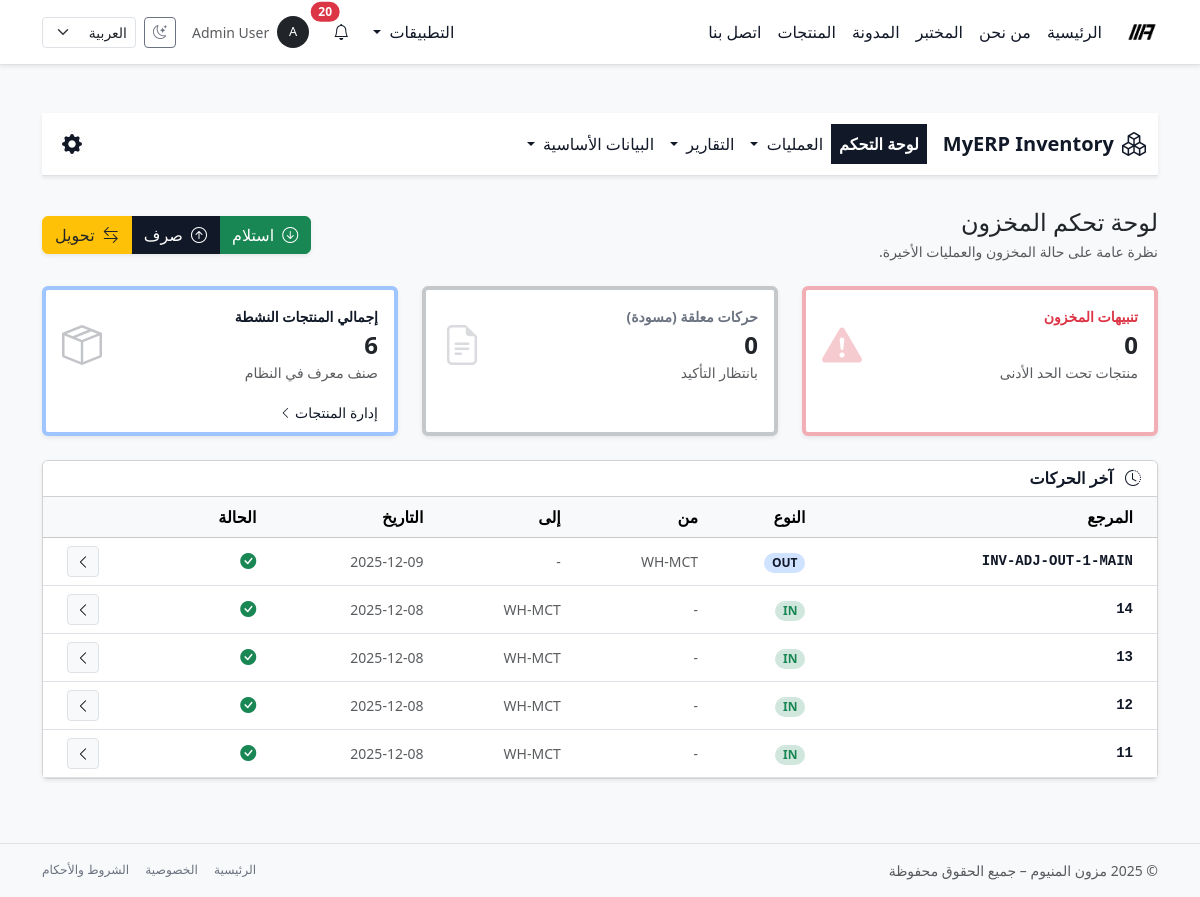
/ar/inventory/ (signed in), run on the app's committed database.
### inventory/models.py (models this page shows, shortened)
class StockMove(BaseModel):
    class MoveType(models.TextChoices):
        IN = "in", _("حركة واردة")
        OUT = "out", _("حركة صادرة")
        TRANSFER = "transfer", _("تحويل داخلي")
    class Status(models.TextChoices):
        DRAFT = "draft", _("مسودة")
        DONE = "done", _("منفذة")
        CANCELLED = "cancelled", _("ملغاة")
    move_type = models.CharField(
        max_length=20, choices=MoveType.choices, default=MoveType.IN, verbose_name=_("نوع الحركة")
    )
    adjustment = models.ForeignKey(
        "inventory.InventoryAdjustment",
        on_delete=models.SET_NULL,
        null=True,
        blank=True,
        related_name="stock_moves",
        verbose_name=_("وثيقة الجرد المرتبطة"),
        help_text=_("يتم تعبئته آلياً إذا كانت الحركة ناتجة عن تسوية جردية.")
    )
    from_warehouse = models.ForeignKey(Warehouse, on_delete=models.PROTECT, null=True, blank=True,
                                       related_name="outgoing_moves", verbose_name=_("من مستودع"))
    from_location = models.ForeignKey(StockLocation, on_delete=models.PROTECT, null=True, blank=True,
                                      related_name="outgoing_moves", verbose_name=_("من موقع"))
    to_warehouse = models.ForeignKey(Warehouse, on_delete=models.PROTECT, null=True, blank=True,
                                     related_name="incoming_moves", verbose_name=_("إلى مستودع"))
    to_location = models.ForeignKey(StockLocation, on_delete=models.PROTECT, null=True, blank=True,
                                    related_name="incoming_moves", verbose_name=_("إلى موقع"))
    move_date = models.DateTimeField(default=timezone.now, verbose_name=_("تاريخ الحركة"))
    status = models.CharField(max_length=20, choices=Status.choices, default=Status.DRAFT, verbose_name=_("الحالة"))
    reference = models.CharField(max_length=255, blank=True, verbose_name=_("مرجع خارجي"))
    note = models.TextField(blank=True, verbose_name=_("ملاحظات"))
    objects = StockMoveManager()
    class Meta:
        verbose_name = _("حركة مخزون")
        verbose_name_plural = _("حركات المخزون")
        ordering = ("-move_date", "-id")

class Warehouse(BaseModel):
    code = models.CharField(max_length=20, unique=True, verbose_name=_("كود المستودع"))
    name = models.CharField(max_length=200, verbose_name=_("اسم المستودع"))
    description = models.TextField(blank=True, verbose_name=_("الوصف"))
    is_active = models.BooleanField(default=True, verbose_name=_("نشط"))
    objects = WarehouseManager()
    class Meta:
        verbose_name = _("مستودع")
        verbose_name_plural = _("المستودعات")
        ordering = ("code",)

### inventory/views.py (the view)
# urls.py: path("", views.DashboardView.as_view(), name="dashboard"),
class DashboardView(LoginRequiredMixin, TemplateView):
    template_name = "inventory/dashboard.html"
    def get_context_data(self, **kwargs):
        context = super().get_context_data(**kwargs)
        context["active_section"] = "inventory_dashboard"
        context["total_products"] = Product.objects.active().count()
        context["low_stock_count"] = StockLevel.objects.below_min().count()
        context["draft_moves_count"] = StockMove.objects.draft().count()
        context["latest_moves"] = (
            StockMove.objects
            .with_related()
            .not_cancelled()
            .order_by("-move_date", "-id")[:5]
        )
        return context

### templates/inventory/dashboard.html (shortened to what this page needs)
{% extends "inventory/base_inventory.html" %}
{% load i18n %}
{% block inventory_content %}
<div class="py-3">
  <div class="d-flex justify-content-between align-items-center mb-4 flex-wrap gap-2">
    <div>
      <h1 class="h4 mb-1">{% trans "لوحة تحكم المخزون" %}</h1>
      <p class="text-muted small mb-0">
        {% trans "نظرة عامة على حالة المخزون والعمليات الأخيرة." %}
      </p>
    </div>
    <div class="btn-group shadow-sm">
      <a href="{% url 'inventory:receipt_create' %}" class="btn btn-success">
        <i class="bi bi-arrow-down-circle me-1"></i>
        {% trans "استلام" %}
      </a>
      <a href="{% url 'inventory:delivery_create' %}" class="btn btn-primary">
        <i class="bi bi-arrow-up-circle me-1"></i>
        {% trans "صرف" %}
      </a>
      <a href="{% url 'inventory:transfer_create' %}" class="btn btn-warning text-dark">
        <i class="bi bi-arrow-left-right me-1"></i>
        {% trans "تحويل" %}
      </a>
    </div>
  </div>
  <div class="row g-4 mb-4">
    <div class="col-xl-4 col-md-6">
      <div class="card shadow-sm h-100 border-start border-4 border-danger-subtle">
        <div class="card-body">
          <div class="d-flex align-items-center justify-content-between">
            <div>
              <div class="text-uppercase small fw-bold text-danger mb-1">
                {% trans "تنبيهات المخزون" %}
              </div>
              <div class="h4 mb-0 fw-bold">
                {{ low_stock_count }}
              </div>
              <small class="text-muted">
                {% trans "منتجات تحت الحد الأدنى" %}
              </small>
            </div>
            <div class="opacity-25">
              <i class="bi bi-exclamation-triangle-fill fs-1 text-danger"></i>
            </div>
          </div>
        </div>
      </div>
    </div>
    <div class="col-xl-4 col-md-6">
      <div class="card shadow-sm h-100 border-start border-4 border-secondary-subtle">
        <div class="card-body">
          <div class="d-flex align-items-center justify-content-between">
            <div>
              <div class="text-uppercase small fw-bold text-secondary mb-1">
                {% trans "حركات معلقة (مسودة)" %}
              </div>
              <div class="h4 mb-0 fw-bold">
                {{ draft_moves_count }}
              </div>
              <small class="text-muted">
                {% trans "بانتظار التأكيد" %}
              </small>
            </div>
            <div class="opacity-25">
              <i class="bi bi-file-earmark-text fs-1 text-secondary"></i>
            </div>
          </div>
        </div>
      </div>
    </div>
    <div class="col-xl-4 col-md-6">
      <div class="card shadow-sm h-100 border-start border-4 border-primary-subtle">
        <div class="card-body">
          <div class="d-flex align-items-center justify-content-between">
            <div>
              <div class="text-uppercase small fw-bold text-primary mb-1">
                {% trans "إجمالي المنتجات النشطة" %}
              </div>
              <div class="h4 mb-0 fw-bold">
                {{ total_products }}
              </div>
              <small class="text-muted">
                {% trans "صنف معرف في النظام" %}
              </small>
            </div>
            <div class="opacity-25">
              <i class="bi bi-box-seam fs-1 text-primary"></i>
            </div>
          </div>
        </div>
        <div class="card-footer bg-transparent border-0 pt-0">
          <a href="{% url 'inventory:product_list' %}"
             class="small text-primary text-decoration-none">
            {% trans "إدارة المنتجات" %} <i class="bi bi-chevron-left small"></i>
          </a>
        </div>
      </div>
    </div>
  </div>
  <div class="card shadow-sm">
    <div class="card-header bg-body d-flex justify-content-between align-items-center">
      <h2 class="h6 fw-bold mb-0 text-primary">
        <i class="bi bi-clock-history me-2"></i>
        {% trans "آخر الحركات" %}
      </h2>
    </div>
    <div class="table-responsive">
      <table class="table table-hover align-middle mb-0">
        <thead class="table-light">
          <tr>
            <th class="ps-4">{% trans "المرجع" %}</th>
            <th>{% trans "النوع" %}</th>
            <th>{% trans "من" %}</th>
            <th>{% trans "إلى" %}</th>
            <th>{% trans "التاريخ" %}</th>
            <th>{% trans "الحالة" %}</th>
            <th class="text-end pe-4"></th>
          </tr>
        </thead>
        <tbody>
        {% for move in latest_moves %}
          <tr>
            <td class="ps-4 font-monospace small fw-bold">
              <a href="{% url 'inventory:move_detail' move.pk %}"
                 class="text-decoration-none">
                {{ move.reference|default:move.pk }}
              </a>
            </td>
            <td>
              {% if move.move_type == 'in' %}
                <span class="badge rounded-pill bg-success-subtle text-success">
                  IN
                </span>
              {% elif move.move_type == 'out' %}
                <span class="badge rounded-pill bg-primary-subtle text-primary">
                  OUT
                </span>
              {% else %}
                <span class="badge rounded-pill bg-warning-subtle text-warning">
                  TRF
                </span>
              {% endif %}
            </td>
            <td class="small text-muted">
              {{ move.from_warehouse.code|default:"-" }}
            </td>
            <td class="small text-muted">
              {{ move.to_warehouse.code|default:"-" }}
            </td>
            <td class="small text-muted">
              {{ move.move_date|date:"Y-m-d" }}
            </td>
            <td>
              {% if move.status == 'done' %}
                <span class="text-success" title="{% trans 'منفذة' %}">
                  <i class="bi bi-check-circle-fill"></i>
                </span>
              {% elif move.status == 'draft' %}
                <span class="text-secondary" title="{% trans 'مسودة' %}">
                  <i class="bi bi-circle"></i>
                </span>
              {% else %}
                <span class="text-danger" title="{% trans 'ملغاة' %}">
                  <i class="bi bi-x-circle-fill"></i>
                </span>
              {% endif %}
            </td>
            <td class="text-end pe-4">
              <a href="{% url 'inventory:move_detail' move.pk %}"
                 class="btn btn-sm btn-light border">
                <i class="bi bi-chevron-left"></i>
              </a>
            </td>
          </tr>
        {% empty %}
          <tr>
            <td colspan="7" class="text-center py-4 text-muted">
              {% trans "لا توجد حركات حديثة." %}
            </td>
          </tr>
        {% endfor %}
        </tbody>
      </table>
    </div>
  </div>
</div>
{% endblock %}

### templates/base.html (shortened to what this page needs)
{% load static i18n %}
<!doctype html>
<html lang="{{ LANGUAGE_CODE }}" dir="{% if LANGUAGE_CODE == 'ar' %}rtl{% else %}ltr{% endif %}" data-bs-theme="light">
<head>
  {% if LANGUAGE_CODE == "ar" %}
    <link href="https://cdn.jsdelivr.net/npm/bootstrap@5.3.8/dist/css/bootstrap.rtl.min.css" rel="stylesheet"/>
  {% else %}
    <link href="https://cdn.jsdelivr.net/npm/bootstrap@5.3.8/dist/css/bootstrap.min.css" rel="stylesheet"/>
  {% endif %}
  <link rel="stylesheet" href="https://cdn.jsdelivr.net/npm/bootstrap-icons@1.11.3/font/bootstrap-icons.css">
  <link rel="stylesheet" href="{% static 'css/mazoon_style.css' %}"/>
</head>
<body class="bg-body-tertiary text-body d-flex flex-column min-vh-100">
<nav class="navbar navbar-expand-lg bg-body border-bottom shadow-sm sticky-top">
  <div class="container-lg">
    <a class="navbar-brand fw-bold d-flex align-items-center gap-2 py-2" href="{% url 'home' %}">
      <img src="{% static 'img/logo_mazoon_black.png' %}"
           alt="Mazoon Aluminum logo"
           class="img-fluid"
           style="height: 32px;">
    </a>
    <div class="collapse navbar-collapse" id="mainNavbar">
      <ul class="navbar-nav me-auto mb-2 mb-lg-0">
        <li class="nav-item">
          <a class="nav-link {% if request.resolver_match.url_name == 'home' %}active{% endif %}" href="{% url 'home' %}">{% trans "الرئيسية" %}</a>
        </li>
        <li class="nav-item">
          <a class="nav-link {% if request.resolver_match.url_name == 'about' %}active{% endif %}" href="{% url 'about' %}">{% trans "من نحن" %}</a>
        </li>
        <li class="nav-item">
          <a class="nav-link {% if request.resolver_match.url_name == 'lab' %}active{% endif %}" href="{% url 'lab' %}">{% trans "المختبر" %}</a>
        </li>
        <li class="nav-item">
          <a class="nav-link {% if request.resolver_match.url_name == 'blog_list' %}active{% endif %}" href="{% url 'blog_list' %}">{% trans "المدونة" %}</a>
        </li>
        <li class="nav-item">
          <a class="nav-link {% if request.resolver_match.url_name == 'product_list' %}active{% endif %}" href="{% url 'product_list' %}">{% trans "المنتجات" %}</a>
        </li>
        <li class="nav-item">
          <a class="nav-link {% if request.resolver_match.url_name == 'contact' %}active{% endif %}" href="{% url 'contact' %}">{% trans "اتصل بنا" %}</a>
        </li>
      </ul>
      <ul class="navbar-nav ms-auto mb-2 mb-lg-0 align-items-center gap-2">
        {% if user.is_authenticated %}
          {% if user.is_staff or user.is_superuser %}
            <li class="nav-item dropdown">
              <a class="nav-link dropdown-toggle" href="#" id="appsDropdown" role="button" data-bs-toggle="dropdown" aria-expanded="false">
                {% trans "التطبيقات" %}
              </a>
            </li>
          {% endif %}
        {% endif %}
        {% include "core/notifications/_navbar_dropdown.html" %}
        {% if user.is_authenticated %}
          <li class="nav-item dropdown">
            <a class="nav-link d-flex align-items-center gap-2"
               href="#"
               id="userMenuDropdown"
               role="button"
               data-bs-toggle="dropdown"
               aria-expanded="false">
              <span class="rounded-circle d-inline-flex justify-content-center align-items-center bg-dark text-white"
                    style="width: 32px; height: 32px; font-size: 0.8rem;">
                {{ user.username|first|upper }}
              </span>
              <span class="d-none d-xl-inline small text-muted">
                {{ user.get_full_name|default:user.username }}
              </span>
            </a>
          </li>
        {% endif %}
        <li class="nav-item">
          <button class="btn btn-sm btn-outline-secondary d-flex align-items-center justify-content-center"
                  type="button"
                  id="themeToggleBtn"
                  aria-label="{% trans 'تبديل وضع اللون' %}"
                  title="{% trans 'تبديل وضع اللون' %}">
            <i class="bi bi-moon-stars" id="themeToggleIcon"></i>
          </button>
        </li>
        <li class="nav-item">
          <form action="{% url 'set_language' %}" method="post" class="d-flex align-items-center">
            <select name="language"
                    class="form-select form-select-sm"
                    onchange="this.form.submit()">
              <option value="ar" {% if LANGUAGE_CODE == 'ar' %}selected{% endif %}>العربية</option>
            </select>
          </form>
        </li>
      </ul>
    </div>
  </div>
</nav>
<main class="py-4 py-md-5 flex-grow-1">
  <div class="container-lg">
    {% block content %}{% endblock %}
  </div>
</main>
<footer class="border-top py-3 mt-auto bg-body-tertiary d-print-none">
  <div class="container-lg d-flex flex-column flex-md-row justify-content-between align-items-center text-muted small gap-2">
   <div>
  &copy; {% now "Y" %} {% trans "مزون المنيوم – جميع الحقوق محفوظة" %}
</div>
    <div class="d-flex gap-3">
      <a href="{% url 'home' %}" class="link-secondary text-decoration-none small">{% trans "الرئيسية" %}</a>
      <a href="#" class="link-secondary text-decoration-none small">{% trans "الخصوصية" %}</a>
      <a href="#" class="link-secondary text-decoration-none small">{% trans "الشروط والأحكام" %}</a>
    </div>
  </div>
</footer>
</body>
</html>

### data on the page
StockMove: reference "INV-ADJ-OUT-1-MAIN", move_type "OUT", from_warehouse.code "WH-MCT", to_warehouse.code "-", move_date "2025-12-09", status "done" (drawn)
StockMove: reference "14", move_type "IN", from_warehouse.code "-", to_warehouse.code "WH-MCT", move_date "2025-12-08", status "done" (drawn)
StockMove: reference "13", move_type "IN", from_warehouse.code "-", to_warehouse.code "WH-MCT", move_date "2025-12-08", status "done" (drawn)
StockMove: reference "12", move_type "IN", from_warehouse.code "-", to_warehouse.code "WH-MCT", move_date "2025-12-08", status "done" (drawn)
StockMove: reference "11", move_type "IN", from_warehouse.code "-", to_warehouse.code "WH-MCT", move_date "2025-12-08", status "done" (drawn)

### other printed values
{{ notif_unread_count }} "20"
{{ user.username|first|upper }} "A"
{{ user.get_full_name|default:user.username }} "Admin User"
{{ low_stock_count }} "0"
{{ draft_moves_count }} "0"
{{ total_products }} "6"
